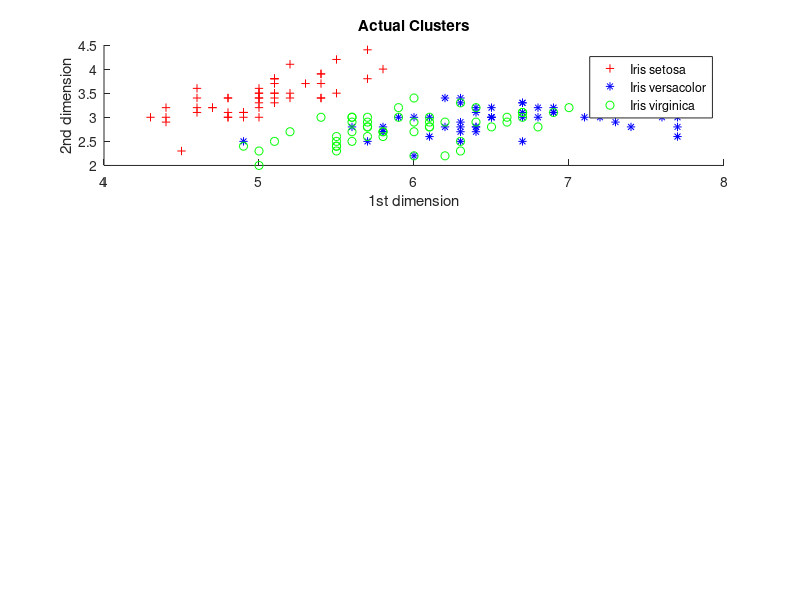

Recreate this plot in MATLAB. (Note: this script raises an error after producing the figure.)
%% Generate Points
load('IrisDataAnnotated.mat')
%% K-means option
data_set     = X;                                        % Input
number_of_clusters = 3;                                  % Number of Clusters
Kmeans_iteration   = 100;                                % K-means Iteration
%% Test K-means
[cluster_centers, index]  = kmeans(data_set, number_of_clusters, Kmeans_iteration);
%% Plot Original Data (Figure 1)

Xind = [X; I];
first = find(I==1);
second = find(I==2);
third = find(I==3);

fig = figure(1);
set(fig, 'Units', 'Normalized'); % First change to normalized units.
set(fig, 'OuterPosition', [.1, .1, .65, 1]); % [xLeft, yBottom, width, height]
subplot(3,1,1)
hold on
plot(X(1,first),X(2,first), '+r')
plot(X(1,second),X(2,second), '*b')
plot(X(1,third),X(2,third), 'og')
hold off
legend('Iris setosa','Iris versacolor', 'Iris virginica');
xlabel('1st dimension'); ylabel('2nd dimension');
title('Actual Clusters')
%% Plot k-Means Data (Figure 2)

setosa_index = find(index == 1);
versa_index = find(index == 2);
virgin_index = find(index == 3);

setosa = X(:,setosa_index);
versa = X(:,versa_index);
virgin = X(:,virgin_index);

subplot(3,1,2)
hold on
plot(setosa(1,:), setosa(2,:), 'r+')
plot(versa(1,:), versa(2,:), '*b')
plot(virgin(1,:), virgin(2,:), 'og')
plot(cluster_centers(1,1),cluster_centers(2,1),'*k',...
    'MarkerSize',15)
plot(cluster_centers(1,2),cluster_centers(2,2),'*k',...
    'MarkerSize',15)
plot(cluster_centers(1,3),cluster_centers(2,3),'*k',...
    'MarkerSize',15)
hold off
legend('Iris setosa','Iris versacolor', 'Iris virginica','Centers');
xlabel('1st dimension'); ylabel('2nd dimension');
title('k-means Clustering, k = 3')

%% Plot k-Medoids Data
clear cluster_centers
clear index
tol = 100;
[medoids, index] = kmedoids(data_set, number_of_clusters, 100);
setosa_index = find(index == 1);
versa_index = find(index == 2);
virgin_index = find(index == 3);

setosa = X(:,setosa_index);
versa = X(:,versa_index);
virgin = X(:,virgin_index);

subplot(3,1,3)
hold on
plot(setosa(1,:), setosa(2,:), 'r+')
plot(versa(1,:), versa(2,:), '*b')
plot(virgin(1,:), virgin(2,:), 'og')
plot(medoids(1,1),medoids(2,1),'*k',...
    'MarkerSize',15)
plot(medoids(1,2),medoids(2,2),'*k',...
    'MarkerSize',15)
plot(medoids(1,3),medoids(2,3),'*k',...
    'MarkerSize',15)
hold off
legend('Iris setosa','Iris versacolor', 'Iris virginica','Centers');
xlabel('1st dimension'); ylabel('2nd dimension'); zlabel('4th dimension');
title('k-medoids Clustering, k = 3')